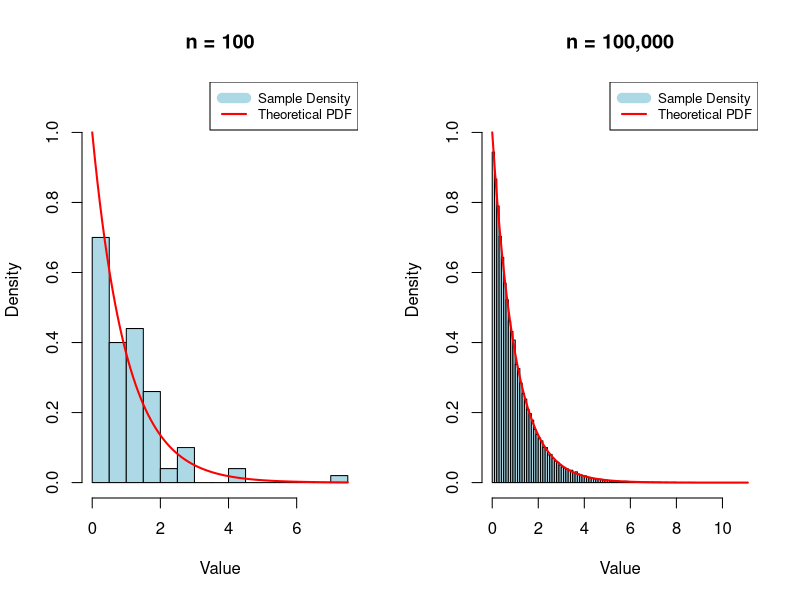
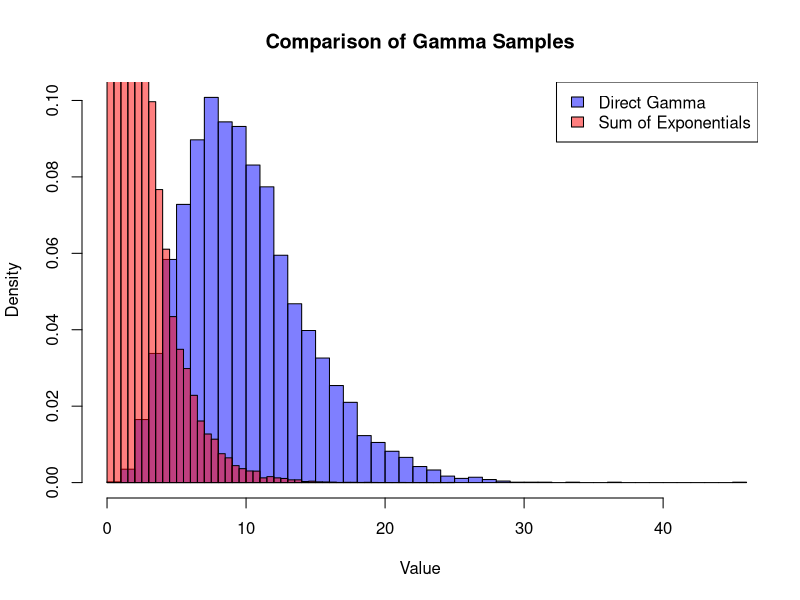

Source code (R) for these figures, in order:
## ---- chunk 1
knitr::opts_chunk$set(echo = TRUE, message = FALSE, warning = FALSE)
set.seed(521)
## ---- chunk 2

# Define the rate parameter (lambda)
lambda <- 0.5
# Define the theoretical mean and variance
theoretical_mean <- 1 / lambda
theoretical_variance <- 1 / (lambda^2)

# Function to perform the simulation and comparison
simulate_and_compare <- function(n_samples, lambda_rate) {
  # Generate n samples for inter-arrival times
  samples <- rexp(n_samples, rate = lambda_rate)

  # Compute the empirical mean and variance
  empirical_mean <- mean(samples)
  empirical_variance <- var(samples)

  # Print results
  cat(sprintf("Results for n = %d samples:\n", n_samples))
  cat(sprintf("  Empirical Mean:    %.4f\n", empirical_mean))
  cat(sprintf("  Theoretical Mean:  %.4f\n", theoretical_mean))
  cat(sprintf("  Difference (Mean): %.4f\n", abs(empirical_mean - theoretical_mean)))
  cat(sprintf("  Empirical Variance:    %.4f\n", empirical_variance))
  cat(sprintf("  Theoretical Variance:  %.4f\n", theoretical_variance))
  cat(sprintf("  Difference (Variance): %.4f\n\n", abs(empirical_variance - theoretical_variance)))
}

# Run for n = 100
simulate_and_compare(100, lambda)

# Run for n = 100,000
simulate_and_compare(100000, lambda)

## ---- chunk 3
# Set a seed for reproducibility
set.seed(123)

# Define the rate parameter (lambda)
lambda <- 1

# Generate data for n = 100
n_100 <- 100
data_100 <- rexp(n_100, rate = lambda)

# Generate data for n = 100,000
n_100k <- 100000
data_100k <- rexp(n_100k, rate = lambda)

# Set up the plotting area to show two plots side-by-side
par(mfrow = c(1, 2))

# Plot for n = 100
hist(data_100, freq = FALSE, breaks = 20, col = "lightblue",
     main = "n = 100", xlab = "Value", ylab = "Density",
     ylim = c(0, lambda * 1.1)) # Adjust ylim for consistency

curve(dexp(x, rate = lambda), col = "red", lwd = 2, add = TRUE)
legend("topright", legend = c("Sample Density", "Theoretical PDF"),
       col = c("lightblue", "red"), lty = c(1, 1), lwd = c(10, 2), cex = 0.8)

# Plot for n = 100,000
hist(data_100k, freq = FALSE, breaks = 100, col = "lightblue",
     main = "n = 100,000", xlab = "Value", ylab = "Density",
     ylim = c(0, lambda * 1.1)) # Adjust ylim for consistency

curve(dexp(x, rate = lambda), col = "red", lwd = 2, add = TRUE)
legend("topright", legend = c("Sample Density", "Theoretical PDF"),
       col = c("lightblue", "red"), lty = c(1, 1), lwd = c(10, 2), cex = 0.8)

# Reset plotting area to default
par(mfrow = c(1, 1))

## ---- chunk 4
# Estimate P(X > s+t | X > s)
s <- 3
t <- 4
conditional_prob_estimate <- sum(data_100k > s+t) / sum(data_100k > s)

# Estimate P(X > t)
unconditional_prob_estimate <- sum(data_100k > t) / n_100k

# Print the results
print(paste("Estimated P(X > 7 | X > 3):", conditional_prob_estimate))
print(paste("Estimated P(X > 4):", unconditional_prob_estimate))

## ---- chunk 5

l <- .5
k <- 5
n_10K <- 10000


# Theoretical values for Gamma distribution
theoretical_mean <- k / l
theoretical_variance <- k / (l^2)

# Create a sample directly using rgamma
direct_gamma_sample <- rgamma(n_10K, shape = k, rate = l)

# Create a sample as the sum of k exponential
exponential_sums <- matrix(rexp(n_10K * k, rate = l))
sample_sum_of_exponentials <- rowSums(exponential_sums)


# View the data
# head(direct_gamma_sample)
# head(sample_sum_of_exponentials)

# Compute mean and variance of both samples
mean_direct_gamma_sample <- mean(direct_gamma_sample)
variance_direct_gamma_sample <- var(direct_gamma_sample)


mean_sample_sum_of_exponentials <- mean(sample_sum_of_exponentials)
var_sample_sum_of_exponentials <- var(sample_sum_of_exponentials)



# Plot histograms
hist(direct_gamma_sample, breaks = 50, col = rgb(0, 0, 1, 0.5),
     main = "Comparison of Gamma Samples", xlab = "Value",
     freq = FALSE, xlim = range(c(direct_gamma_sample, sample_sum_of_exponentials)))
hist(sample_sum_of_exponentials, breaks = 50, col = rgb(1, 0, 0, 0.5), add = TRUE, freq = FALSE)
legend("topright", legend = c("Direct Gamma", "Sum of Exponentials"),
       fill = c(rgb(0, 0, 1, 0.5), rgb(1, 0, 0, 0.5)))
